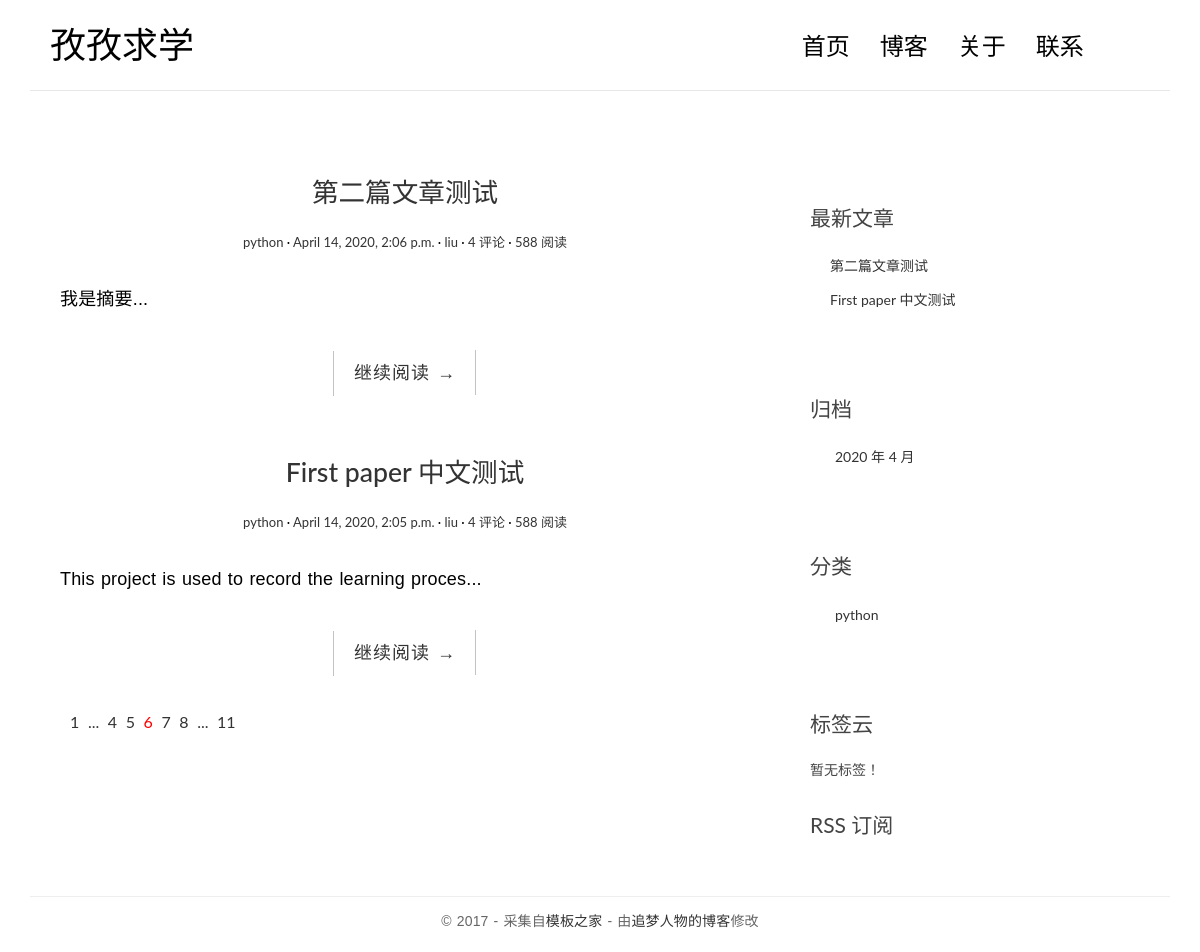
/, run on an earlier commit of the app's database.
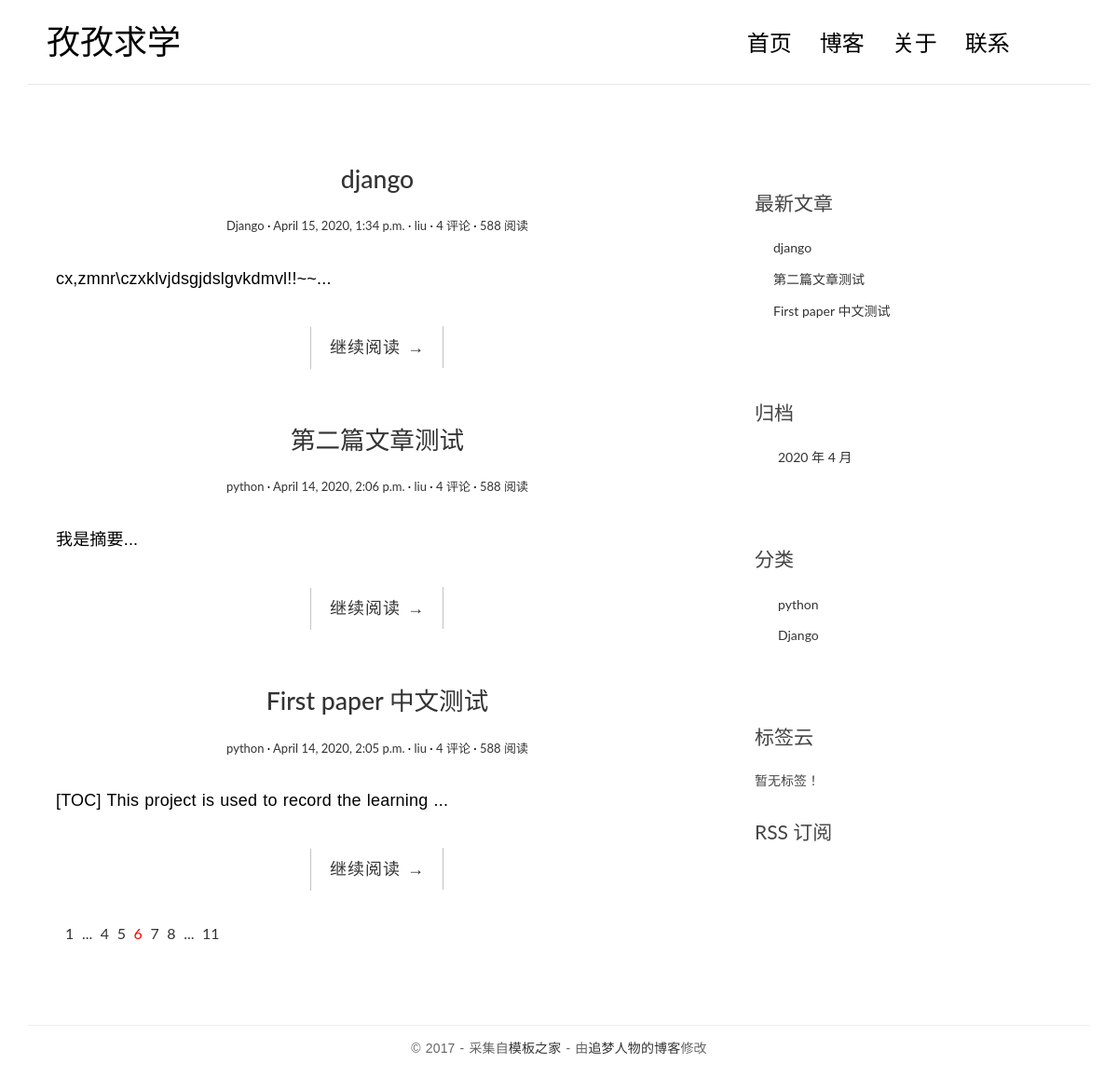
And on a later commit of the database.
### blog/models.py (models this page shows, shortened)
class Post(models.Model):
    title = models.CharField('标题', max_length=70)
    body = models.TextField('正文')
    created_time = models.DateTimeField('创建时间', default=timezone.now)
    modified_time = models.DateTimeField('修改时间')
    excerpt = models.CharField('摘要', max_length=200, blank=True)
    category = models.ForeignKey(Category, verbose_name='分类', on_delete=models.CASCADE)
    tags = models.ManyToManyField(Tag, verbose_name='标签', blank=True)
    author = models.ForeignKey(User, verbose_name='作者', on_delete=models.CASCADE)
    class Meta:
        verbose_name = '文章'
        verbose_name_plural = verbose_name
        ordering = ['-created_time']
    def get_absolute_url(self):
        return reverse('blog:detail', kwargs={'pk': self.pk})

class Category(models.Model):
    name = models.CharField(max_length=100)
    class Meta:
        verbose_name = '分类'
        verbose_name_plural = verbose_name

### blog/views.py (the view)
# urls.py: path('', views.index, name='index'),
def index(request):
    post_list = Post.objects.all().order_by('-created_time')
    return render(request, 'blog/index.html', context={'post_list': post_list})

### blog/templatetags/blog_extras.py (called while the page is built)
@register.inclusion_tag('blog/inclusions/_recent_posts.html', takes_context=True)
def show_recent_posts(context, num=5):
    return {
        'recent_post_list': Post.objects.all().order_by('-created_time')[:num],
    }

@register.inclusion_tag('blog/inclusions/_archives.html', takes_context=True)
def show_archives(context):
    return {
        'date_list': Post.objects.dates('created_time', 'month', order='DESC'),
    }

@register.inclusion_tag('blog/inclusions/_categories.html', takes_context=True)
def show_categories(context):
    return {
        'category_list': Category.objects.all(),
    }

@register.inclusion_tag('blog/inclusions/_tags.html', takes_context=True)
def show_tags(context):
    return {
        'tag_list': Tag.objects.all(),
    }

### templates/blog/index.html
<!DOCTYPE html>
{% extends 'base.html' %}
                {% block main %}
              {% for post in post_list %}
                <article class="post post-{{ post.pk }}">
                    <header class="entry-header">
                        <h1 class="entry-title">
                            <a href="{{ post.get_absolute_url }}">{{ post.title }}</a>
                        </h1>
                        <div class="entry-meta">
  <span class="post-category"><a href="#">{{ post.category.name }}</a></span>
  <span class="post-date"><a href="#"><time class="entry-date"
                                            datetime="{{ post.created_time }}">{{ post.created_time }}</time></a></span>
  <span class="post-author"><a href="#">{{ post.author }}</a></span>
                            <span class="comments-link"><a href="#">4 评论</a></span>
                            <span class="views-count"><a href="#">588 阅读</a></span>
                        </div>
                    </header>
  <div class="entry-content clearfix">
      <p>{{ post.excerpt }}...</p>
      <div class="read-more cl-effect-14">
          <a href="{{ post.get_absolute_url }}" class="more-link">继续阅读 <span class="meta-nav">→</span></a>
      </div>
  </div>
                </article>
              {% empty %}
                <div class="no-post">暂时还没有发布的文章！</div>
              {% endfor %}
                <div class="pagination">
                    <ul>
                        <li><a href="">1</a></li>
                        <li><a href="">...</a></li>
                        <li><a href="">4</a></li>
                        <li><a href="">5</a></li>
                        <li class="current"><a href="">6</a></li>
                        <li><a href="">7</a></li>
                        <li><a href="">8</a></li>
                        <li><a href="">...</a></li>
                        <li><a href="">11</a></li>
                    </ul>
                </div>
{% endblock main %}

### templates/blog/inclusions/_recent_posts.html
<div class="widget widget-recent-posts">
  <h3 class="widget-title">最新文章</h3>
  <ul>
    {% for post in recent_post_list %}
      <li>
        <a href="{{ post.get_absolute_url }}">{{ post.title }}</a>
      </li>
    {% empty %}
      暂无文章！
    {% endfor %}
  </ul>
</div>

### templates/blog/inclusions/_categories.html
<div class="widget widget-category">
  <h3 class="widget-title">分类</h3>
  <ul>
    {% for category in category_list %}
<li>
  <a href="{% url 'blog:category' category.pk %}">{{ category.name }}</a>
</li>
    {% endfor %}
  </ul>
</div>

What changed in the data, as far as the page shows it:
added Post: title "django", category.name "Django", created_time "April 15, 2020, 1:34 p.m.", author "liu", excerpt "cx,zmnr\\czxklvjdsgjdslgvkdmvl!!~~"
changed Post "First paper 中文测试": excerpt "This project is used to record the learning proces" → "[TOC] This project is used to record the learning"
added Category: name "Django"
